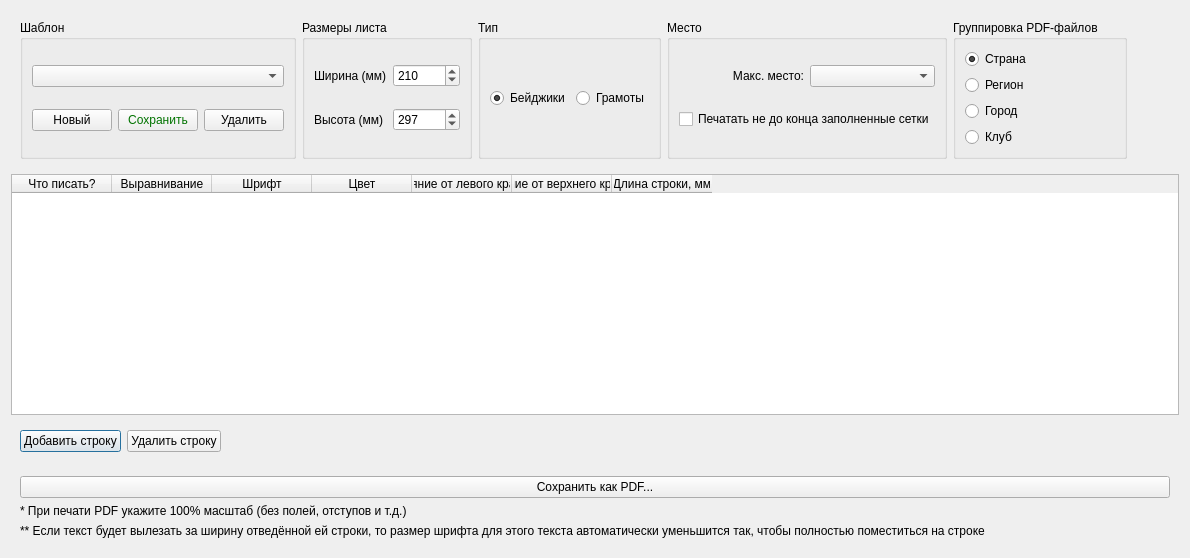
<?xml version="1.0" encoding="UTF-8"?>
<ui version="4.0">
 <class>FormDipl</class>
 <widget class="QDialog" name="FormDipl">
  <property name="geometry">
   <rect>
    <x>0</x>
    <y>0</y>
    <width>1190</width>
    <height>558</height>
   </rect>
  </property>
  <property name="windowTitle">
   <string/>
  </property>
  <layout class="QGridLayout" name="gridLayout">
   <item row="3" column="0">
    <widget class="QWidget" name="widget" native="true">
     <layout class="QHBoxLayout" name="horizontalLayout">
      <item>
       <widget class="QPushButton" name="pushButtonAdd">
        <property name="text">
         <string>Добавить строку</string>
        </property>
       </widget>
      </item>
      <item>
       <widget class="QPushButton" name="pushButtonDelete">
        <property name="text">
         <string>Удалить строку</string>
        </property>
       </widget>
      </item>
      <item>
       <spacer name="horizontalSpacer">
        <property name="orientation">
         <enum>Qt::Horizontal</enum>
        </property>
        <property name="sizeHint" stdset="0">
         <size>
          <width>40</width>
          <height>20</height>
         </size>
        </property>
       </spacer>
      </item>
     </layout>
    </widget>
   </item>
   <item row="4" column="0">
    <widget class="QWidget" name="widget_3" native="true">
     <layout class="QGridLayout" name="gridLayout_3">
      <item row="1" column="0">
       <widget class="QLabel" name="label_3">
        <property name="text">
         <string>* При печати PDF укажите 100% масштаб (без полей, отступов и т.д.)</string>
        </property>
       </widget>
      </item>
      <item row="2" column="0">
       <widget class="QLabel" name="label_4">
        <property name="text">
         <string>&lt;html&gt;&lt;head/&gt;&lt;body&gt;&lt;p&gt;** Если текст будет вылезать за ширину отведённой ей строки, то размер шрифта для этого текста автоматически уменьшится так, чтобы полностью поместиться на строке&lt;/p&gt;&lt;/body&gt;&lt;/html&gt;</string>
        </property>
        <property name="wordWrap">
         <bool>true</bool>
        </property>
       </widget>
      </item>
      <item row="0" column="0">
       <widget class="QPushButton" name="pushButtonPrint">
        <property name="text">
         <string>Сохранить как PDF...</string>
        </property>
       </widget>
      </item>
     </layout>
    </widget>
   </item>
   <item row="2" column="0">
    <widget class="QTableWidget" name="tableWidget">
     <property name="editTriggers">
      <set>QAbstractItemView::NoEditTriggers</set>
     </property>
     <property name="selectionMode">
      <enum>QAbstractItemView::NoSelection</enum>
     </property>
     <attribute name="horizontalHeaderCascadingSectionResizes">
      <bool>false</bool>
     </attribute>
     <column>
      <property name="text">
       <string>Что писать?</string>
      </property>
     </column>
     <column>
      <property name="text">
       <string>Выравнивание</string>
      </property>
     </column>
     <column>
      <property name="text">
       <string>Шрифт</string>
      </property>
     </column>
     <column>
      <property name="text">
       <string>Цвет</string>
      </property>
     </column>
     <column>
      <property name="text">
       <string>Растояние от левого края, мм</string>
      </property>
     </column>
     <column>
      <property name="text">
       <string>Растоние от верхнего края, мм</string>
      </property>
     </column>
     <column>
      <property name="text">
       <string>Длина строки, мм</string>
      </property>
     </column>
    </widget>
   </item>
   <item row="0" column="0">
    <widget class="QWidget" name="widget_2" native="true">
     <layout class="QGridLayout" name="gridLayout_2">
      <item row="0" column="1">
       <widget class="QGroupBox" name="groupBox_2">
        <property name="title">
         <string>Размеры листа</string>
        </property>
        <layout class="QGridLayout" name="gridLayout_5">
         <item row="0" column="0">
          <widget class="QLabel" name="label">
           <property name="text">
            <string>Ширина (мм)</string>
           </property>
          </widget>
         </item>
         <item row="0" column="1">
          <widget class="QSpinBox" name="spinBoxWidth">
           <property name="minimum">
            <number>1</number>
           </property>
           <property name="maximum">
            <number>100500</number>
           </property>
           <property name="value">
            <number>210</number>
           </property>
          </widget>
         </item>
         <item row="1" column="0">
          <widget class="QLabel" name="label_2">
           <property name="text">
            <string>Высота (мм)</string>
           </property>
          </widget>
         </item>
         <item row="1" column="1">
          <widget class="QSpinBox" name="spinBoxHeight">
           <property name="minimum">
            <number>1</number>
           </property>
           <property name="maximum">
            <number>100500</number>
           </property>
           <property name="value">
            <number>297</number>
           </property>
          </widget>
         </item>
        </layout>
       </widget>
      </item>
      <item row="0" column="0">
       <widget class="QGroupBox" name="groupBox_3">
        <property name="title">
         <string>Шаблон</string>
        </property>
        <layout class="QGridLayout" name="gridLayout_6">
         <item row="1" column="0">
          <widget class="QPushButton" name="pushButtonNew">
           <property name="text">
            <string>Новый</string>
           </property>
          </widget>
         </item>
         <item row="1" column="1">
          <widget class="QPushButton" name="pushButtonSave">
           <property name="palette">
            <palette>
             <active>
              <colorrole role="ButtonText">
               <brush brushstyle="SolidPattern">
                <color alpha="255">
                 <red>1</red>
                 <green>115</green>
                 <blue>0</blue>
                </color>
               </brush>
              </colorrole>
             </active>
             <inactive>
              <colorrole role="ButtonText">
               <brush brushstyle="SolidPattern">
                <color alpha="255">
                 <red>1</red>
                 <green>115</green>
                 <blue>0</blue>
                </color>
               </brush>
              </colorrole>
             </inactive>
             <disabled>
              <colorrole role="ButtonText">
               <brush brushstyle="SolidPattern">
                <color alpha="255">
                 <red>120</red>
                 <green>120</green>
                 <blue>120</blue>
                </color>
               </brush>
              </colorrole>
             </disabled>
            </palette>
           </property>
           <property name="text">
            <string>Сохранить</string>
           </property>
          </widget>
         </item>
         <item row="1" column="2">
          <widget class="QPushButton" name="pushButton_3">
           <property name="text">
            <string>Удалить</string>
           </property>
          </widget>
         </item>
         <item row="0" column="0" colspan="3">
          <widget class="QComboBox" name="comboBox"/>
         </item>
        </layout>
       </widget>
      </item>
      <item row="0" column="3">
       <widget class="QGroupBox" name="groupBoxPlace">
        <property name="title">
         <string>Место</string>
        </property>
        <layout class="QGridLayout" name="gridLayout_7">
         <item row="0" column="0">
          <widget class="QLabel" name="label_5">
           <property name="text">
            <string>Макс. место:</string>
           </property>
           <property name="alignment">
            <set>Qt::AlignRight|Qt::AlignTrailing|Qt::AlignVCenter</set>
           </property>
          </widget>
         </item>
         <item row="0" column="1">
          <widget class="QComboBox" name="comboBoxMaxPlace"/>
         </item>
         <item row="1" column="0" colspan="2">
          <widget class="QCheckBox" name="checkBoxAllGrids">
           <property name="text">
            <string>Печатать не до конца заполненные сетки</string>
           </property>
          </widget>
         </item>
        </layout>
       </widget>
      </item>
      <item row="0" column="2">
       <widget class="QGroupBox" name="groupBox">
        <property name="title">
         <string>Тип</string>
        </property>
        <layout class="QHBoxLayout" name="horizontalLayout_3">
         <item>
          <widget class="QRadioButton" name="radioButtonBadge">
           <property name="text">
            <string>Бейджики</string>
           </property>
           <property name="checked">
            <bool>true</bool>
           </property>
          </widget>
         </item>
         <item>
          <widget class="QRadioButton" name="radioButtonDiplom">
           <property name="text">
            <string>Грамоты</string>
           </property>
          </widget>
         </item>
        </layout>
       </widget>
      </item>
      <item row="0" column="5">
       <spacer name="horizontalSpacer_2">
        <property name="orientation">
         <enum>Qt::Horizontal</enum>
        </property>
        <property name="sizeHint" stdset="0">
         <size>
          <width>40</width>
          <height>20</height>
         </size>
        </property>
       </spacer>
      </item>
      <item row="0" column="4">
       <widget class="QGroupBox" name="groupBoxPDF_badge">
        <property name="title">
         <string>Группировка PDF-файлов</string>
        </property>
        <layout class="QGridLayout" name="gridLayout_4">
         <item row="0" column="0">
          <widget class="QRadioButton" name="radioButtonCountry">
           <property name="text">
            <string>Страна</string>
           </property>
           <property name="checked">
            <bool>true</bool>
           </property>
          </widget>
         </item>
         <item row="1" column="0">
          <widget class="QRadioButton" name="radioButtonRegion">
           <property name="text">
            <string>Регион</string>
           </property>
          </widget>
         </item>
         <item row="2" column="0">
          <widget class="QRadioButton" name="radioButtonCity">
           <property name="text">
            <string>Город</string>
           </property>
          </widget>
         </item>
         <item row="3" column="0">
          <widget class="QRadioButton" name="radioButtonClub">
           <property name="text">
            <string>Клуб</string>
           </property>
          </widget>
         </item>
        </layout>
       </widget>
      </item>
     </layout>
    </widget>
   </item>
  </layout>
 </widget>
 <resources/>
 <connections/>
</ui>
